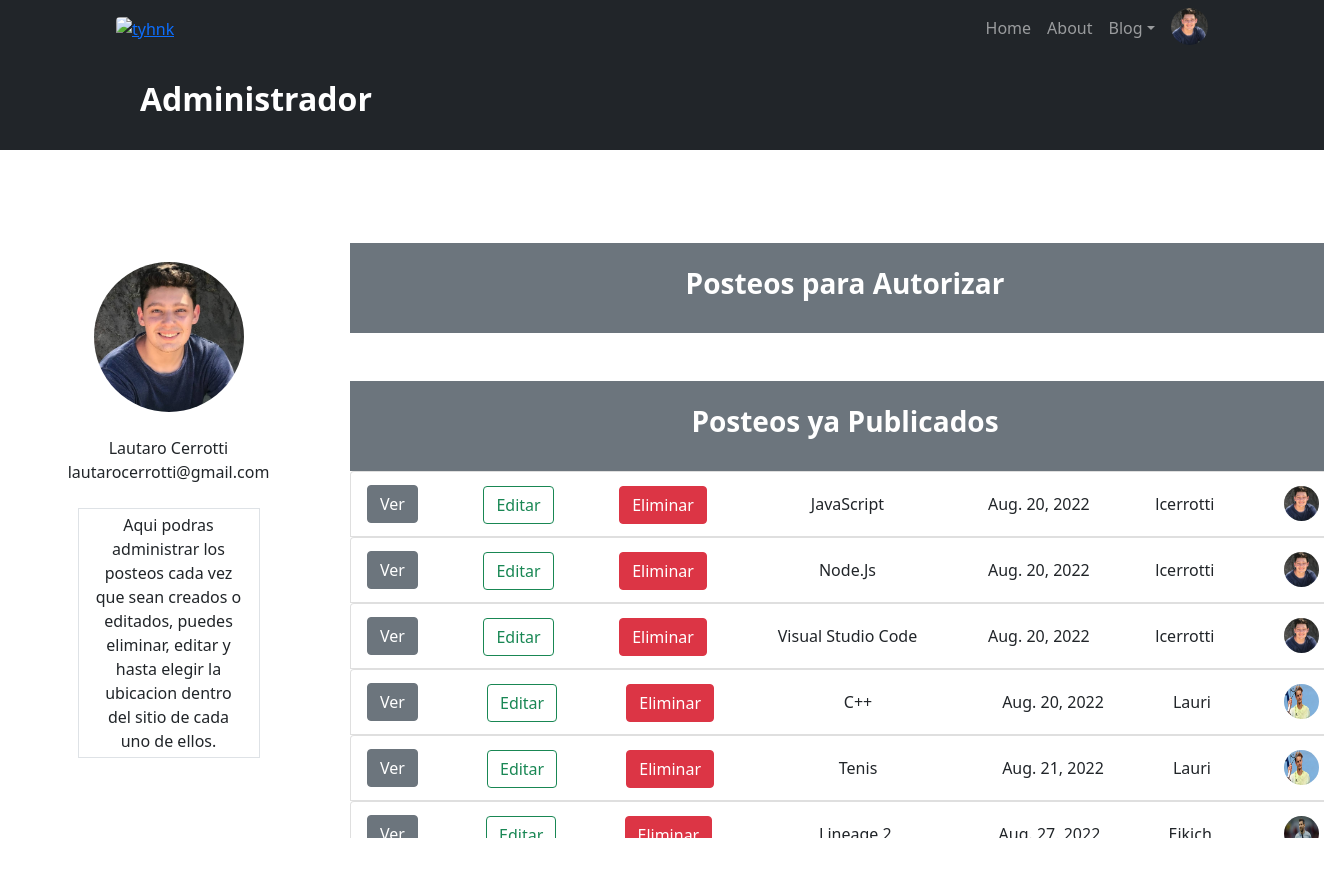
The app's page /blog/administrar/drafts (signed in), older data.
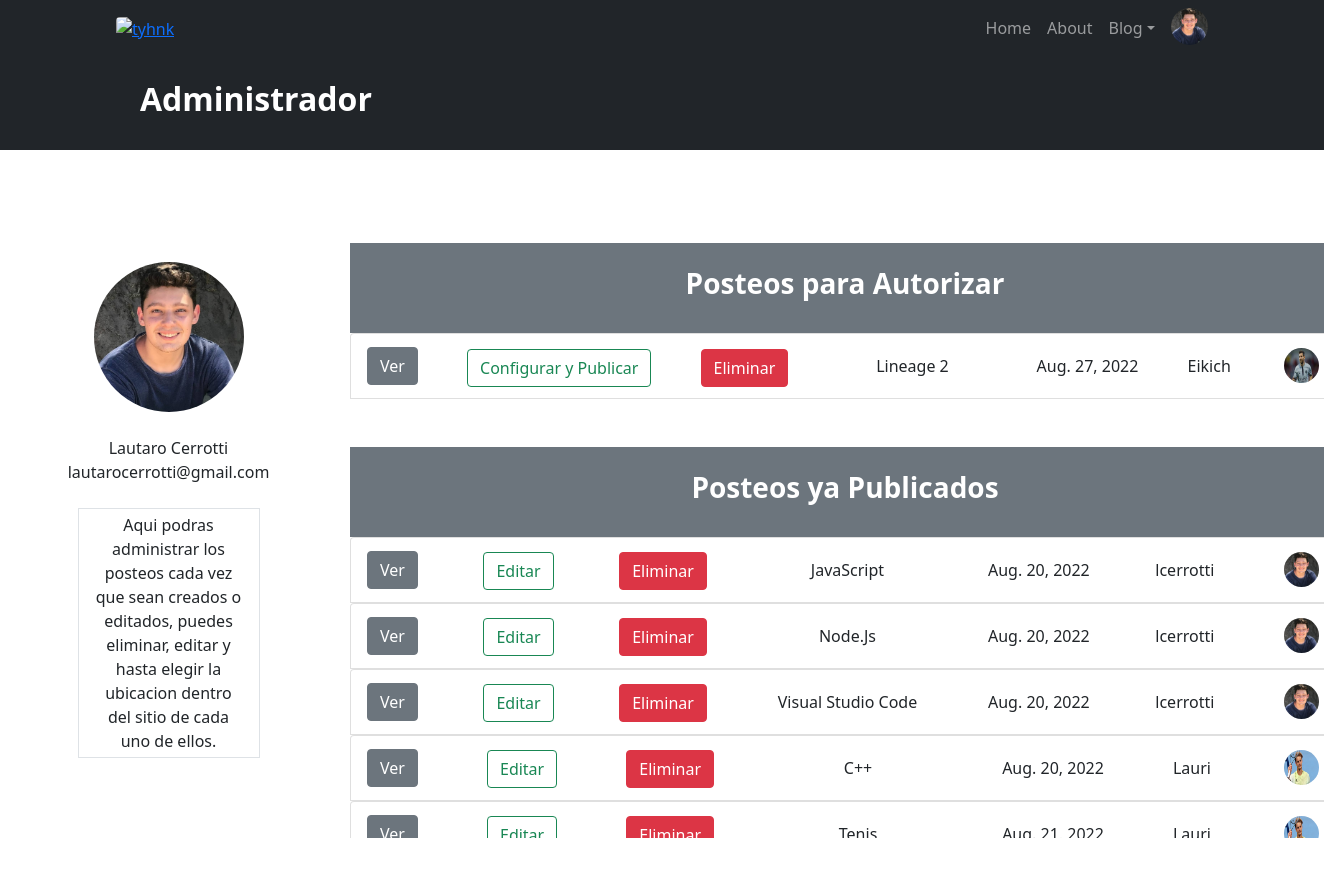
The same page, newer data.
### Blog_General/models.py (models this page shows, shortened)
class Publicacion(models.Model):
    options= (
        ('draft', 'Draft'),
        ('publicado', 'Publicado'),
    )
    options2= (
        ('no', 'no'),
        ('si', 'si'),
    )
    titulo = models.CharField(max_length=100)
    descripcion = models.TextField(max_length = 200, default="Some String")
    contenido = RichTextField(blank=True, null=True)
    imagen = models.URLField(blank=True, null=True)
    fecha = models.DateField(auto_now_add=True)
    publicado = models.CharField(max_length=10, choices=options, default='draft')
    muestra_inferior = models.CharField(max_length=10, choices=options2, default='no')
    muestra_superior = models.CharField(max_length=10, choices=options2, default='no')
    likes = models.ManyToManyField(User, related_name='entry_likes', blank=True)
    avatar = models.URLField(blank=True, null=True)
    user = models.ForeignKey(User, on_delete=models.CASCADE, null=True) # El autor sera una ForeignKey la cual es igual al usuario conectado.
    def AvatarPublicacion(self): #Buscamos el Avatar segun usuario/autor.
        if self.user:
            return Avatar.objects.filter(user=self.user.id).last().imagen.url if Avatar.objects.filter(user=self.user.id).last() else Avatar(user=self.user, imagen=os.path.join(MEDIA_URL, 'img/default.jpg')).imagen.url
        else:
            return Avatar(user=self.user, imagen=os.path.join(MEDIA_URL, 'img/default.jpg')).imagen.url

### RegistroUsuarios/models.py (models this page shows, shortened)
class Avatar(models.Model):
    user = models.ForeignKey(User, on_delete=models.CASCADE)
    imagen = models.ImageField(upload_to='avatares', blank=True , null=True)

### Blog_General/views.py (the view)
# urls.py: path('administrar/drafts', adminPosts, name='adminPosts'),
@staff_member_required
def adminPosts(request):
    draft = Publicacion.objects.filter(publicado="draft")
    publicados = Publicacion.objects.filter(publicado="publicado")
    return render(request, 'adminPost.html', {'drafts':draft,'publicados':publicados})

### Main/context_procesor.py (called while the page is built)
def getUserInfo(request):
    context = {}
    if not request.user.is_authenticated:
        context['formAuth'] = AuthenticationForm()
    else: #Solicitamos el ultimo avatar y lo pasamos como context
        avatar = Avatar.objects.filter(user=request.user.id).last()
        if avatar:
            context['url'] = avatar.imagen.url
        else: # Caso contrario, asignamos una imagen Defoult.
            avatar = Avatar(user=request.user, imagen=os.path.join(MEDIA_URL, 'img/default.jpg'))
        context['url'] = avatar.imagen.url
    return context

### templates/adminPost.html (shortened to what the changed rows need)
{% extends 'indexBase.html' %}
{% block navigation %}
{% load static %}
<link href="{% static 'css\styles.css' %}" rel="stylesheet" />
<div class="bg-dark py-4 mt-auto">
    <div class="container px-5">
        <h2 class="display-10 fw-bolder text-white mb-2">Administrador</h2>
    </div>
</div>
<div class="d-flex flex-column align-items-center text-center p-3 py-6">
    <br>
    <br>
    <br>
    <div class="row">
        {% if drafts %}
    <div class="col-md-3 border-right">
        <div style="width:1000px;height:600px;line-height:3em;overflow:auto;padding:5px;">
            <div class="bg-secondary py-4 mt-auto">
                <div class="container px-5">
                    <h3 class="display-10 fw-bolder text-white mb-2">Posteos para Autorizar</h3>
                </div>
            </div>
            {% for draft in drafts %}
            <ul class="list-group">
                <li class="list-group-item d-flex justify-content-between align-items-center">
                    <a class="btn btn-secondary bt-sm" href="{% url 'verpost' draft.id %}">Ver</a>
                    <form action="{% url 'editPostAdmin' draft.id %}" method="GET">
                        <button class="btn btn-outline-success" type="submit">Configurar y Publicar</button>
                    </form>
                    <form action="{% url 'eliminarPostAdmin' draft.pk %}" method="POST">{% csrf_token%}
                        <button type="submit" , name="post_id" , value="{{draft.id}}" ,
                            class="btn btn-danger">Eliminar</button>
                    </form>
                    <div class="b">
                        <span class="b">{{draft.titulo}}</span>
                    </div>
                    <span class="b">{{draft.fecha}}</span>
                    <span class="b">{{draft.user}}</span>
                    <div class="d-flex flex-column align-items-center text-center p-1 py-1"><img class="rounded-circle"
                        width="35" height="35" src="{{draft.AvatarPublicacion}}">
                </li>
                {% endfor %}
                {% else %}
                <div class="col-md-3 border-right">
                    <div style="width:1000px;height:600px;line-height:3em;overflow:auto;padding:5px;">
                        <div class="bg-secondary py-4 mt-auto">
                            <div class="container px-5">
                                <h3 class="display-10 fw-bolder text-white mb-2">Posteos para Autorizar</h3>
                            </div>
                        </div>
        {% endif %}
                {% if publicados %}
                <br>
            {% for publicado in publicados %}
            <ul class="list-group">
                <li class="list-group-item d-flex justify-content-between align-items-center">
                    <a class="btn btn-secondary bt-sm" href="{% url 'verpost' publicado.id %}">Ver</a>
                    <form action="{% url 'editPostAdmin' publicado.id %}" method="GET">
                        <button class="btn btn-outline-success" type="submit">Editar</button>
                    </form>
                    <form action="{% url 'eliminarPostAdmin' publicado.pk %}" method="POST">{% csrf_token%}
                        <button type="submit" , name="post_id" , value="{{publicado.id}}" ,
                            class="btn btn-danger">Eliminar</button>
                    </form>
                    <div class="b">
                        <span class="b">{{publicado.titulo}}</span>
                    </div>
                    <span class="b">{{publicado.fecha}}</span>
                    <span class="b">{{publicado.user}}</span>
                    <div class="d-flex flex-column align-items-center text-center p-1 py-1"><img class="rounded-circle"
                        width="35" height="35" src="{{publicado.AvatarPublicacion}}">
                </li>
                {% endfor %}
                {% endif %}
        </div>
    </div>
        {% endblock navigation %}

Row changes from the older to the newer data that the page shows:
changed Publicacion "Lineage 2": moves from the list under "Posteos ya Publicados" to the list under "Posteos para Autorizar"
